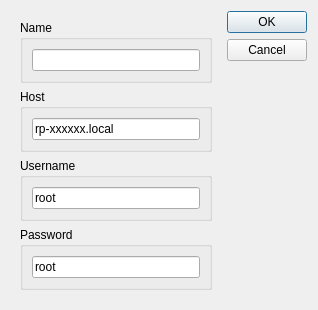
<?xml version="1.0" encoding="UTF-8"?>
<ui version="4.0">
 <class>NewDeviceDialog</class>
 <widget class="QDialog" name="NewDeviceDialog">
  <property name="geometry">
   <rect>
    <x>0</x>
    <y>0</y>
    <width>318</width>
    <height>292</height>
   </rect>
  </property>
  <property name="windowTitle">
   <string>Dialog</string>
  </property>
  <layout class="QHBoxLayout" name="horizontalLayout">
   <item>
    <widget class="NewDeviceDialogCenter" name="newDeviceDialogCenter" native="true">
     <layout class="QHBoxLayout" name="horizontalLayout_3">
      <item>
       <layout class="QVBoxLayout" name="verticalLayout">
        <item>
         <widget class="QGroupBox" name="groupBox_4">
          <property name="title">
           <string>Name</string>
          </property>
          <layout class="QVBoxLayout" name="verticalLayout_5">
           <item>
            <widget class="QLineEdit" name="deviceName"/>
           </item>
          </layout>
         </widget>
        </item>
        <item>
         <widget class="QGroupBox" name="groupBox">
          <property name="title">
           <string>Host</string>
          </property>
          <layout class="QHBoxLayout" name="horizontalLayout_2">
           <item>
            <widget class="QLineEdit" name="host">
             <property name="text">
              <string>rp-xxxxxx.local</string>
             </property>
            </widget>
           </item>
          </layout>
         </widget>
        </item>
        <item>
         <widget class="QGroupBox" name="groupBox_2">
          <property name="title">
           <string>Username</string>
          </property>
          <layout class="QVBoxLayout" name="verticalLayout_3">
           <item>
            <widget class="QLineEdit" name="username">
             <property name="text">
              <string>root</string>
             </property>
            </widget>
           </item>
          </layout>
         </widget>
        </item>
        <item>
         <widget class="QGroupBox" name="groupBox_3">
          <property name="title">
           <string>Password</string>
          </property>
          <layout class="QVBoxLayout" name="verticalLayout_4">
           <item>
            <widget class="QLineEdit" name="password">
             <property name="text">
              <string>root</string>
             </property>
            </widget>
           </item>
          </layout>
         </widget>
        </item>
       </layout>
      </item>
     </layout>
    </widget>
   </item>
   <item>
    <widget class="QDialogButtonBox" name="buttonBox">
     <property name="orientation">
      <enum>Qt::Vertical</enum>
     </property>
     <property name="standardButtons">
      <set>QDialogButtonBox::Cancel|QDialogButtonBox::Ok</set>
     </property>
    </widget>
   </item>
  </layout>
 </widget>
 <customwidgets>
  <customwidget>
   <class>NewDeviceDialogCenter</class>
   <extends>QWidget</extends>
   <header location="global">new_device_dialog_center.h</header>
   <container>1</container>
   <slots>
    <slot>add_new_device()</slot>
   </slots>
  </customwidget>
 </customwidgets>
 <resources/>
 <connections>
  <connection>
   <sender>buttonBox</sender>
   <signal>accepted()</signal>
   <receiver>NewDeviceDialog</receiver>
   <slot>accept()</slot>
   <hints>
    <hint type="sourcelabel">
     <x>248</x>
     <y>254</y>
    </hint>
    <hint type="destinationlabel">
     <x>157</x>
     <y>274</y>
    </hint>
   </hints>
  </connection>
  <connection>
   <sender>buttonBox</sender>
   <signal>rejected()</signal>
   <receiver>NewDeviceDialog</receiver>
   <slot>reject()</slot>
   <hints>
    <hint type="sourcelabel">
     <x>316</x>
     <y>260</y>
    </hint>
    <hint type="destinationlabel">
     <x>286</x>
     <y>274</y>
    </hint>
   </hints>
  </connection>
  <connection>
   <sender>buttonBox</sender>
   <signal>accepted()</signal>
   <receiver>newDeviceDialogCenter</receiver>
   <slot>add_new_device()</slot>
   <hints>
    <hint type="sourcelabel">
     <x>264</x>
     <y>102</y>
    </hint>
    <hint type="destinationlabel">
     <x>110</x>
     <y>102</y>
    </hint>
   </hints>
  </connection>
 </connections>
</ui>
